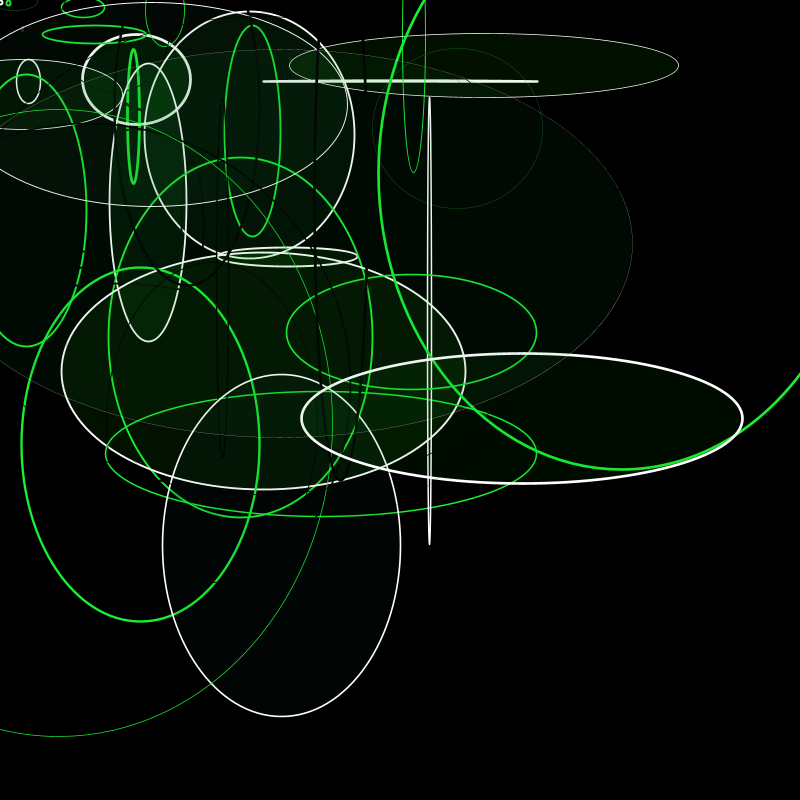
Frame 1 (no input)
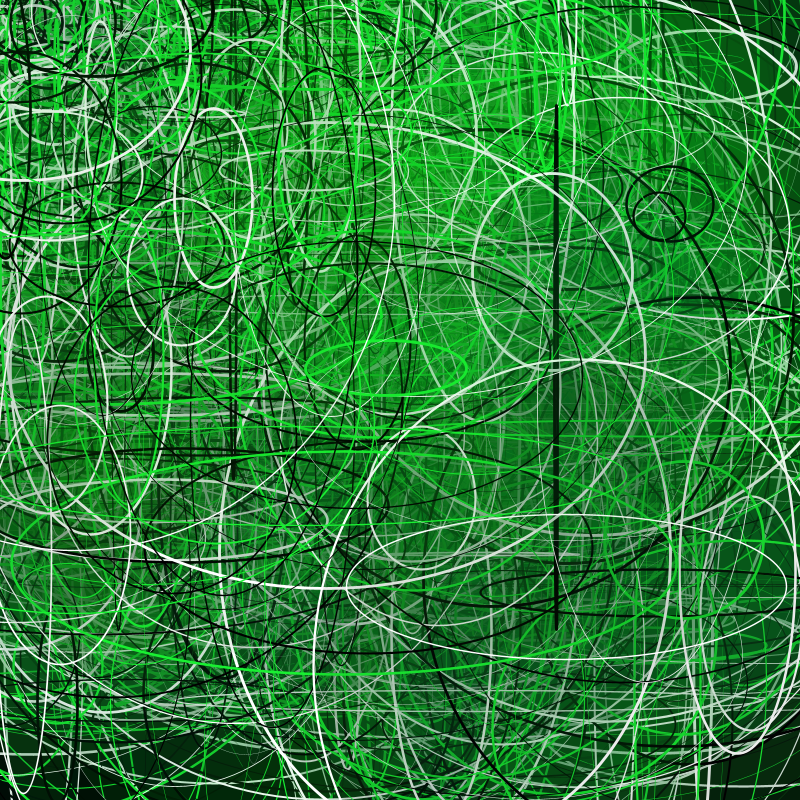
Frame 60 (the mouse pressed at the canvas centre just before this capture)
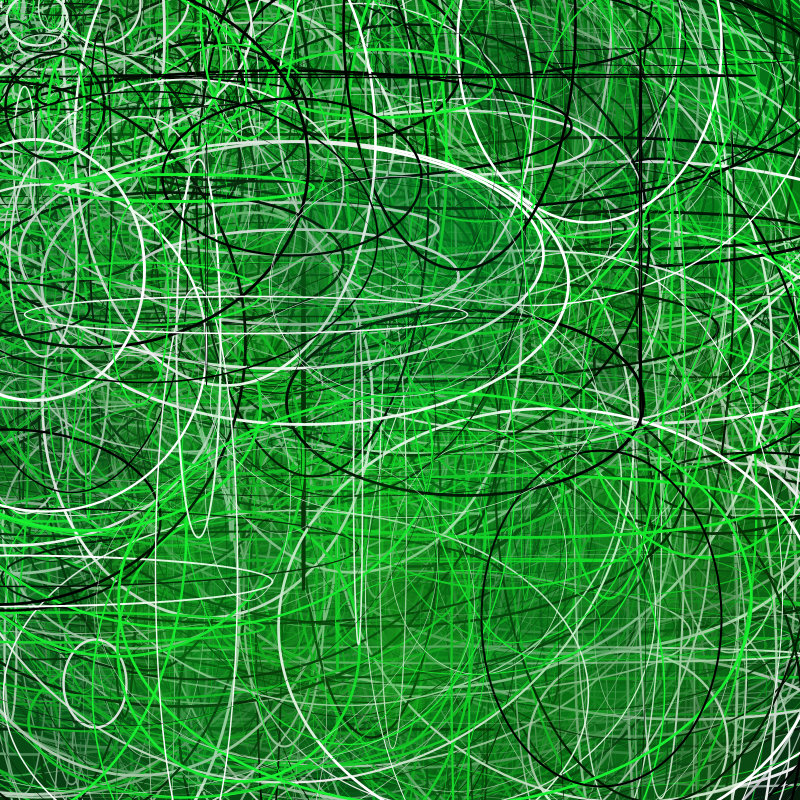
Frame 120 (the mouse held since frame 60 and released just before this capture)

The Processing sketch that drew these frames (run headless with seeded random() and noise(); from frame 60 on, the mouse is pressed at the canvas centre):

// Processing sketch: processing_80126
// ── processing_80126.pde

void setup(){

size(800,800);
background(random(0));

}



void draw() {
for (int i=10; i<height ; i+=50){
  
strokeWeight(random (3));
stroke(25,240,50);
fill(random(100),random(100),random(100),0);
ellipse(random(i),random(i),random(i),random(i));
stroke(0);
fill(random(100),random(100),random(100),0);
ellipse(random(i),random(i),random(i),random(i));
stroke(255);
fill(random(25),random(240),random(55),20);
ellipse(random(i),random(i),random(i),random(i));
}
}
